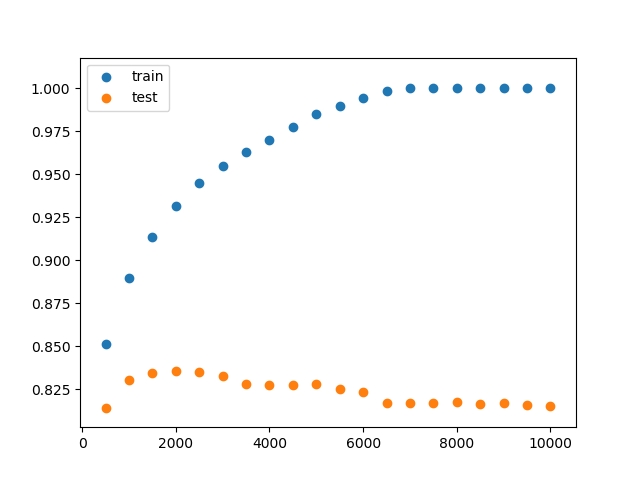

Python code for this plot:
from sklearn.datasets import load_iris
iris=load_iris()
from sklearn import tree
from sklearn.datasets import make_classification
import pylab as pl
from sklearn.cross_validation import train_test_split
import random # pour pouvoir utiliser un g ́en ́erateur de nombres al ́eatoires
import matplotlib.pyplot as plt

X,Y=make_classification(n_samples=100000,n_features=20,n_informative=15,n_classes=3)
data_train,data_test,labels_train,labels_test = train_test_split(X, Y,test_size=0.3,random_state=random.seed())

arrayInd = []
arrayTrain = []
arrayTest = []

for i in range(1,21,1):
	clf=tree.DecisionTreeClassifier(max_leaf_nodes=500*i)
	clf=clf.fit(data_train,labels_train)

	arrayInd.append((500*i))
	arrayTrain.append(clf.score(data_train,labels_train))
	arrayTest.append(clf.score(data_test,labels_test))
	print("Score sur train pour max_leaf_nodes=", (500*i), " : ",arrayTrain[i - 1])
	print("Score sur test pour max_leaf_nodes=", (500*i), " : ", arrayTest[i - 1])
	

plot=plt.figure()
plt.scatter(arrayInd, arrayTrain,label='train')
plt.scatter(arrayInd, arrayTest,label='test')
plt.legend()
plt.show()
